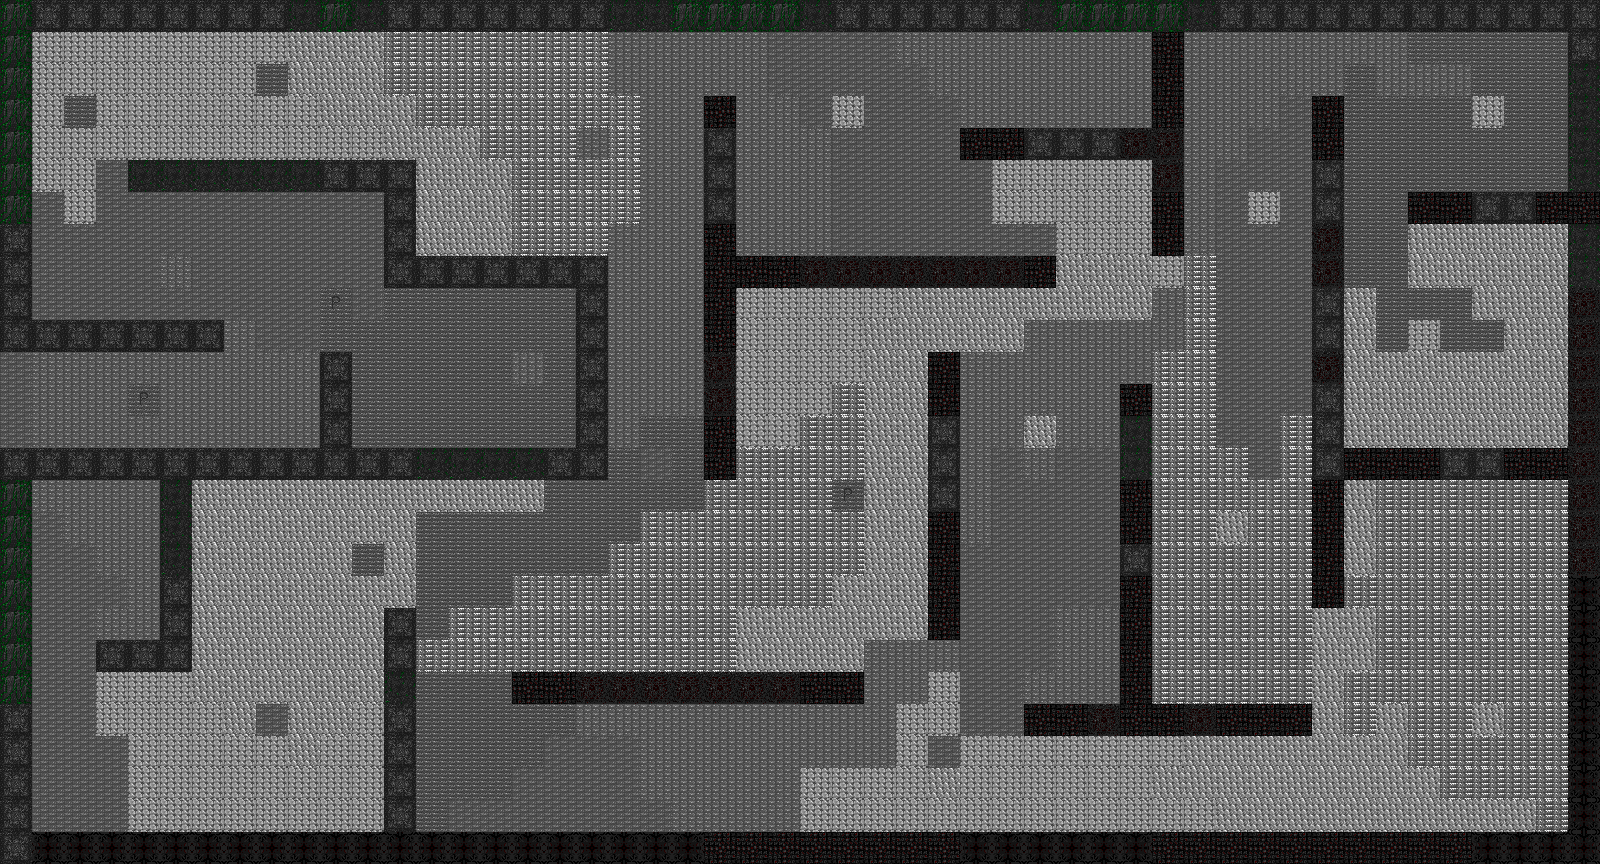

A 2D game scene composited from a Tiled map and its tileset images. What follows is a short description and the map's XML, with each tile layer's data collapsed to a summary:
An orthogonal 50x27 tile map with 32x32 px tiles, 4 tile layers (Obstacle, Piege, Arrivee, Sol).

<map version="1.9" tiledversion="1.9.2" orientation="orthogonal" renderorder="right-down" width="50" height="27" tilewidth="32" tileheight="32" infinite="0" nextlayerid="5" nextobjectid="1">
 <tileset firstgid="1" source="Map.tsx" />
 <layer id="1" name="Obstacle" width="50" height="27">
  <data>[1350 cells, 314 non-empty, 6 distinct tile ids]</data>
 </layer>
 <layer id="3" name="Piege" width="50" height="27">
  <data>[1350 cells, 23 non-empty, 6 distinct tile ids]</data>
 </layer>
 <layer id="4" name="Arrivee" width="50" height="27">
  <data>[1350 cells, 3 non-empty, 1 distinct tile ids]</data>
 </layer>
 <layer id="2" name="Sol" width="50" height="27">
  <data>[1350 cells, 1010 non-empty, 6 distinct tile ids]</data>
 </layer>
</map>
